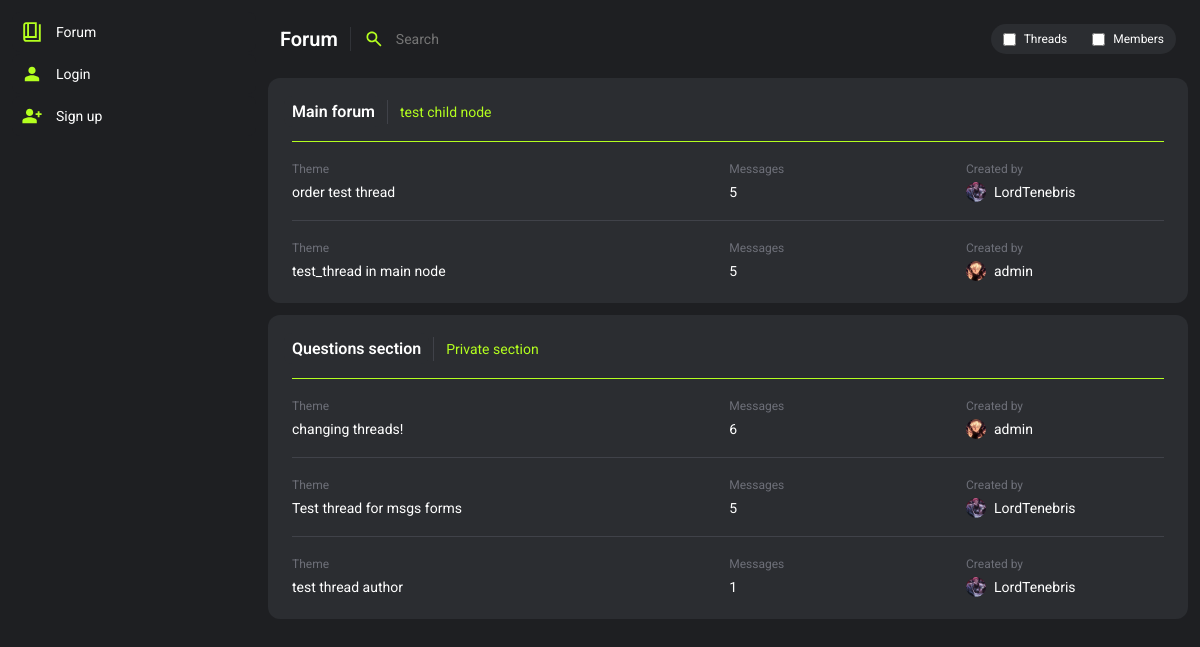
The app's page /, older data.
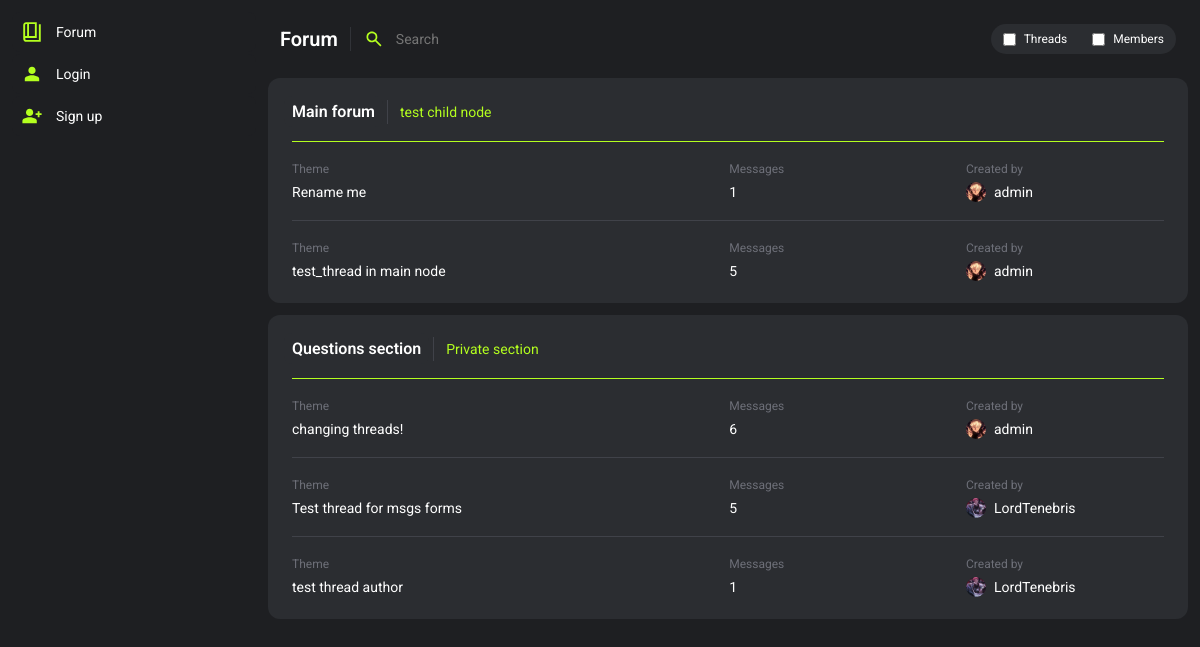
The same page, newer data.
### forum/models.py (models this page shows, shortened)
class Node(models.Model):
    name = models.CharField(max_length=225)
    slug = models.SlugField(max_length=225, blank=True, null=True)
    description = models.TextField(blank=True, default=None, null=True)
    type_question = models.BooleanField(default=False)
    type_private = models.BooleanField(default=False)
    user_only = models.BooleanField(default=False)
    staff_only = models.BooleanField(default=True)
    parent = models.ForeignKey('self', on_delete=models.SET_NULL, null=True, blank=True)

class Thread(models.Model):
    user = models.ForeignKey(User, on_delete=models.SET_NULL, null=True)
    title = models.CharField(max_length=225)
    slug = models.SlugField(max_length=225, blank=True, null=True)
    node = models.ForeignKey(Node, on_delete=models.CASCADE)
    is_closed = models.BooleanField(default=False)
    is_visible = models.BooleanField(default=True)
    is_pinned = models.BooleanField(default=False)
    msg_amount = models.IntegerField(blank=True, null=True, default=1)
    invis_reason = models.TextField(blank=True, null=True)
    deleted_by = models.ForeignKey(User, on_delete=models.SET_NULL, null=True, blank=True, related_name="thread_deleted_by")
    time_created = models.DateTimeField(default=datetime.now())
    time_changed = models.DateTimeField(null=True, blank=True)
    def __str__(self):
        return self.title

### users/models.py (models this page shows, shortened)
class Profile(models.Model):
    user = models.OneToOneField(User, on_delete=models.CASCADE)
    title = models.CharField(max_length=100, null=True, blank=True, default="Member")
    info = models.CharField(max_length=200, null=True, blank=True)
    profile_picture = models.CharField(max_length=225, null=True, blank=True, default="default.svg")
    warnings = models.SmallIntegerField(default=0)
    active_notifications = models.IntegerField(default=0)
    is_banned = models.BooleanField(default=False)
    banned_by = models.ForeignKey(User, related_name='banned_by', null=True, blank=True, on_delete=models.SET_NULL)
    ban_reason = models.TextField(null=True, blank=True)
    ban_time = models.DateTimeField(null=True, blank=True)

### forum/views.py (the view)
# urls.py: path('', views.forum_main, name='forum_main'),
def forum_main(request):
    context = {}
    if request.method == "POST":
        context['forum_search'] = True
        content_type = request.POST.get("content_type")
        searched = request.POST.get("search")
        context['type'] = 'posts'
        if content_type:
            if content_type == "threads":
                results = Thread.objects.filter(title__icontains=searched)
                context['type'] = 'threads'
            if content_type == "members":
                results = User.objects.filter(username__icontains=searched)
                context['type'] = 'members'
        else:
            results = Message.objects.filter(message__icontains=searched)
        context['results'] = results
    else:
        nodes = Node.objects.all()
        tree = build_nodes_tree(nodes)
        last_threads = []
        for node in nodes:
            threads = Thread.objects.filter(node=node, is_visible=True).annotate(
            latest_msg=Max('message__id')).order_by('-latest_msg')[:3] # take and show only 3 threads, with time sorting
            last_threads.extend(threads)
        context = {
            'tree':tree,
            'threads':threads,
            'last_threads': last_threads
        }
    return render(request, "forum_main.html", context)

### forum/templates/forum_main.html (shortened to what this page needs)
{% extends 'base.html' %}
{% block style %}
    {% load static %}
    <link rel="stylesheet" href="{% static 'forum.css' %}">
{% endblock %}
{% block header %}
    <header class="wrapper">
        <h2 class="title">Forum</h2>
        <div class="headerLine"></div>
        <form class="wrapper headerSearch" action="{% url 'forum_main' %}" method="post">
            <input class="headerSearchInput" placeholder="Search" type="text" name="search" id="">
            <div class="wrapper forumSearchFilterContainer">
                <div class="wrapper forumSearchFilterBtn">
                    <input type="checkbox" name="content_type" id="threads_checkbox" value="threads">
                    <label for="threads_checkbox" class="forumSearchFilterText">Threads</label>
                </div>
                <div class="wrapper forumSearchFilterBtn">
                    <input type="checkbox" name="content_type" id="members_checkbox" value="members">
                    <label for="members_checkbox" class="forumSearchFilterText">Members</label>
                </div>
            </div>
        </form>
    </header>
{% endblock %}
{% block content %}
<div class="container content">
    {% for item in tree %}
        <div class="container card">
            <div class="wrapper forumCardHeader">
                <a class="forumCardBtn"  href="{% url 'section' item.node.name|slugify %}">{{ item.node.name }}</a>
                {% if item.children %}
                    {% for child in item.children %}
                        <a class="forumCardHeaderBtn" href="{% url 'section' child.node.name|slugify %}">{{ child.node.name }}</a>
                    {% endfor %}
                {% endif %}
            </div>
            {% for thread in last_threads %}
                {% if thread.node == item.node and thread.is_visible == True %}
                <div class="cardLine"></div>
                <div class="cardSectionMultiple">
                    <a class="cardSectionItem" href="{% url 'thread' thread.node.slug thread.slug thread.id %}">
                        <div class="container cardSectionInnerItem">
                            <p class="meta">Theme</p>
                            <p class="text">{{ thread }}</p>
                        </div>
                        <div class="container cardSectionInnerItem">
                            <p class="meta">Messages</p>
                            <p class="text">{{ thread.msg_amount }}</p>
                        </div>
                    </a>
                    <a class="container cardSectionAutherItem" href="{% url 'profile_view' thread.user.id %}">
                        <p class="meta">Created by</p>
                        <div class="wrapper cardSectionAutherItemMetaContainer">
                            <img class="themeCardSectionProfilePicture" src="{{ media_url }}{{ thread.user.profile.profile_picture }}" alt="">
                            {% if perms.users.view_profile and thread.user.profile.is_banned %}
                            <p class="text"><del>{{ thread.user.username }}</del></p>
                            {% else %}
                            <p class="text">{{ thread.user.username }}</p>
                            {% endif %}
                        </div>
                    </a>
                </div>
                {% endif %}
            {% endfor %}
        </div>
    {% endfor %}
</div>
{% endblock %}

Row changes from the older to the newer data that the page shows:
changed Node "Main forum": loses Thread (title "order test thread", msg_amount "5", user.profile.profile_picture (picture), user.username "LordTenebris"); gains Thread (title "Rename me", msg_amount "1", user.profile.profile_picture (picture), user.username "admin")
